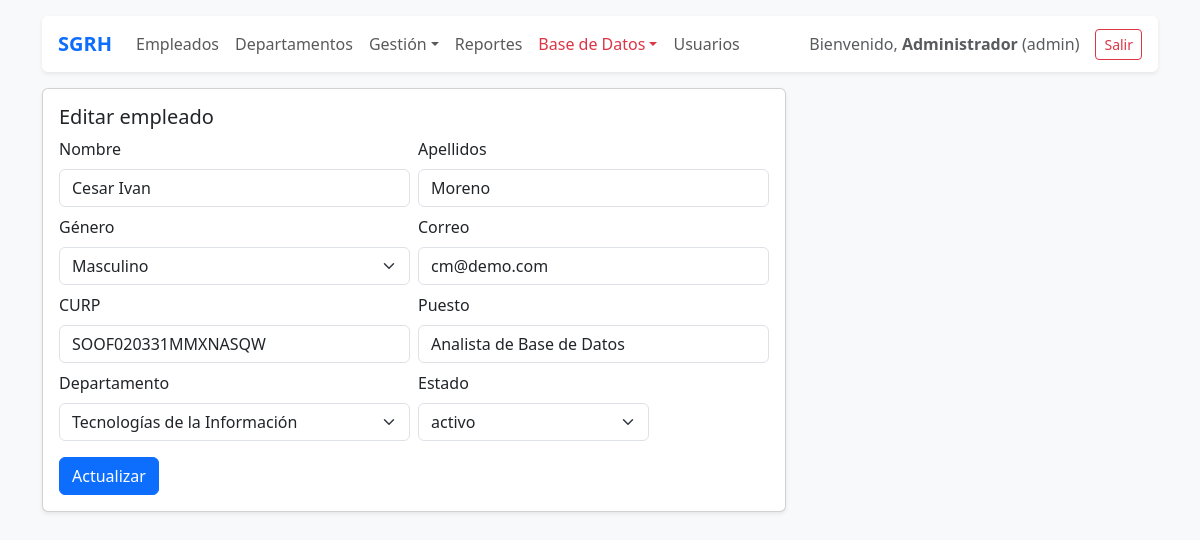
Page /public/?route=empleados_edit&id=3 (signed in) on the committed database.
### tables this page shows
CREATE TABLE `empleados` (
  `id` int(11) NOT NULL AUTO_INCREMENT,
  `user_id` int(11) NOT NULL,
  `nombre` varchar(100) NOT NULL,
  `apellidos` varchar(150) NOT NULL,
  `genero` enum('masculino','femenino','otro') NOT NULL,
  `correo` varchar(150) NOT NULL,
  `curp` char(18) NOT NULL,
  `puesto` varchar(100) DEFAULT NULL,
  `departamento_id` int(11) NOT NULL,
  `estado` enum('activo','baja') NOT NULL DEFAULT 'activo',
  `created_at` timestamp NOT NULL DEFAULT current_timestamp(),
  `updated_at` timestamp NOT NULL DEFAULT current_timestamp() ON UPDATE current_timestamp(),
  PRIMARY KEY (`id`),
  UNIQUE KEY `correo` (`correo`),
  UNIQUE KEY `curp` (`curp`),
  KEY `fk_empleado_departamento` (`departamento_id`),
  CONSTRAINT `fk_empleado_departamento` FOREIGN KEY (`departamento_id`) REFERENCES `departamentos` (`id`) ON UPDATE CASCADE
);

CREATE TABLE `departamentos` (
  `id` int(11) NOT NULL AUTO_INCREMENT,
  `nombre` varchar(100) NOT NULL,
  `descripcion` text DEFAULT NULL,
  `created_at` timestamp NOT NULL DEFAULT current_timestamp(),
  `updated_at` timestamp NOT NULL DEFAULT current_timestamp() ON UPDATE current_timestamp(),
  PRIMARY KEY (`id`),
  UNIQUE KEY `nombre` (`nombre`)
);

### app/core/Controller.php (called while the page is built, shortened)
<?php
class Controller {
    protected function view(string $template, array $data = []) {
        extract($data);
        $viewPath = __DIR__ . '/../views/' . $template . '.php';
        include __DIR__ . '/../views/layout/header.php';
        include __DIR__ . '/../views/layout/nav.php';
        include $viewPath;
        include __DIR__ . '/../views/layout/footer.php';
    }
}

### app/controllers/EmpleadosController.php (called while the page is built, shortened)
<?php
class EmpleadosController extends Controller {
    public function edit() {
        $id = intval($_GET['id'] ?? 0);
        $empleado = Empleado::find($id);
        $departamentos = Departamento::all();
        $this->view('empleados/edit', compact('empleado','departamentos'));
    }
}

### app/models/Empleado.php (called while the page is built, shortened)
<?php
class Empleado {
    public static function find($id) {
        $db = Database::getInstance();
        $stmt = $db->prepare("SELECT * FROM empleados WHERE id = ?");
        $stmt->execute([$id]);
        return $stmt->fetch();
    }
}

### app/models/Departamento.php (called while the page is built, shortened)
<?php
class Departamento {
    public static function all() {
        $db = Database::getInstance();
        return $db->query("SELECT * FROM departamentos ORDER BY nombre ASC")->fetchAll();
    }
}

### app/views/empleados/edit.php (the view, shortened to what this page needs)
<div class="col-md-8">
  <div class="card shadow-sm">
    <div class="card-body">
      <h5 class="card-title">Editar empleado</h5>
      <form method="post">
        <div class="row g-2">
          <div class="col-md-6">
            <label class="form-label">Nombre</label>
            <input class="form-control" name="nombre" value="<?= htmlspecialchars($empleado['nombre']) ?>" required>
          </div>
          <div class="col-md-6">
            <label class="form-label">Apellidos</label>
            <input class="form-control" name="apellidos" value="<?= htmlspecialchars($empleado['apellidos']) ?>" required>
          </div>
          <div class="col-md-6">
            <label class="form-label">Género</label>
            <select class="form-select" name="genero" required>
              <option value="masculino" <?= $empleado['genero']=='masculino'?'selected':'' ?>>Masculino</option>
            </select>
          </div>
          <div class="col-md-6">
            <label class="form-label">Correo</label>
            <input class="form-control" type="email" name="correo" value="<?= htmlspecialchars($empleado['correo']) ?>" required>
          </div>
          <div class="col-md-6">
            <label class="form-label">CURP</label>
            <input class="form-control" name="curp" minlength="18" maxlength="18" value="<?= htmlspecialchars($empleado['curp']) ?>" required>
          </div>
          <div class="col-md-6">
            <label class="form-label">Puesto</label>
            <input class="form-control" name="puesto" value="<?= htmlspecialchars($empleado['puesto']) ?>">
          </div>
          <div class="col-md-6">
            <label class="form-label">Departamento</label>
            <select class="form-select" name="departamento_id" required>
              <?php foreach($departamentos as $d): ?>
                <option value="<?= $d['id'] ?>" <?= $empleado['departamento_id']==$d['id']?'selected':'' ?>>
                  <?= htmlspecialchars($d['nombre']) ?>
                </option>
              <?php endforeach; ?>
            </select>
          </div>
          <div class="col-md-4">
            <label class="form-label">Estado</label>
            <select class="form-select" name="estado">
              <?php foreach(['activo','baja'] as $st): ?>
                <option value="<?= $st ?>" <?= $empleado['estado']===$st?'selected':'' ?>><?= $st ?></option>
              <?php endforeach; ?>
            </select>
          </div>
        </div>
        <button class="btn btn-primary mt-3">Actualizar</button>
      </form>
    </div>
  </div>
</div>

### rows in the picture
empleados: nombre "Cesar Ivan", apellidos "Moreno", genero "Masculino", correo "cm@demo.com", curp "SOOF020331MMXNASQW", puesto "Analista de Base de Datos", departamento_id "Tecnologías de la Información", estado "activo"

### other values in the picture
$u['name'] "Administrador"
$u['role'] "admin"
